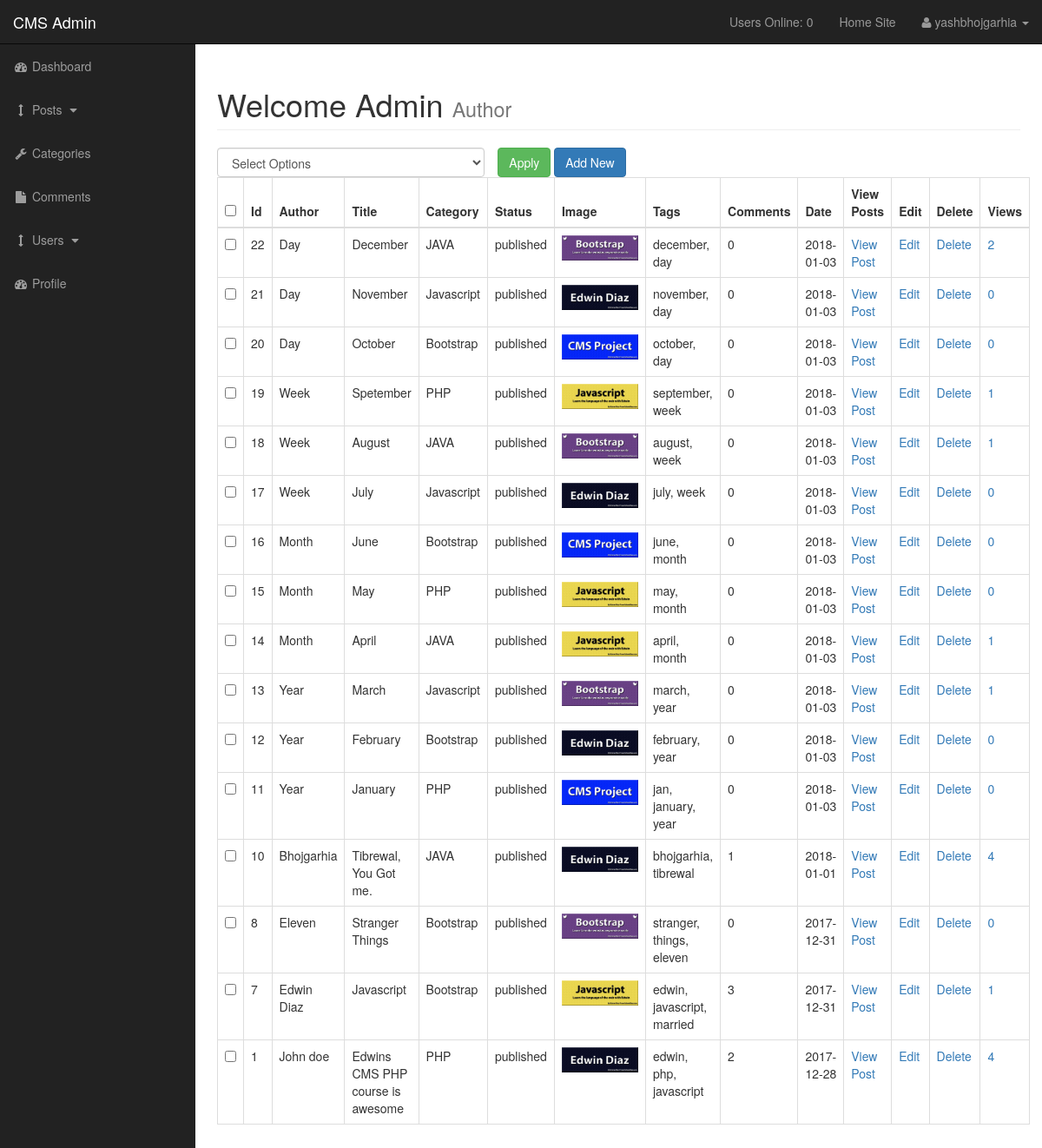
Screenshot of /admin/posts.php (signed in) with the database file from the repository.
### tables this page shows
CREATE TABLE `posts` (
  `post_id` int(3) NOT NULL,
  `post_category_id` int(3) NOT NULL,
  `post_title` varchar(225) NOT NULL,
  `post_author` varchar(255) NOT NULL,
  `post_date` date NOT NULL,
  `post_image` text NOT NULL,
  `post_content` text NOT NULL,
  `post_tags` varchar(255) NOT NULL,
  `post_comment_count` int(11) NOT NULL,
  `post_status` varchar(255) NOT NULL DEFAULT 'draft',
  `post_views_count` int(11) NOT NULL
);

CREATE TABLE `categories` (
  `cat_id` int(3) NOT NULL,
  `cat_title` varchar(255) NOT NULL
);

### admin/includes/view_all_posts.php (the view, shortened to what this page needs)
<form action="" method='post'>
<table class="table table-bordered table-hover">
   <div id="bulkOptionContainer" class="col-xs-4">
       <select name="bulk_options" id="" class="form-control">
        <option value="">Select Options</option>
       </select>
   </div>
   <div class="col-xs-4">
       <input type="submit" name="Submit" value="Apply" class="btn btn-success">
       <a href="posts.php?source=add_post" class="btn btn-primary">Add New</a>
   </div>
    <thead>
        <tr>
            <th><input type="checkbox" id="selectAllBoxes"></th>
            <th>Id</th>
            <th>Author</th>
            <th>Title</th>
            <th>Category</th>
            <th>Status</th>
            <th>Image</th>
            <th>Tags</th>
            <th>Comments</th>
            <th>Date</th>
            <th>View Posts</th>
            <th>Edit</th>
            <th>Delete</th>
            <th>Views</th>
        </tr>
    </thead>
    <tbody>
       <?php
        $query = "SELECT * FROM posts ORDER BY post_id DESC";
        $select_posts=mysqli_query($connection, $query);
        while($row=mysqli_fetch_assoc($select_posts))
        {
                 $post_id=$row['post_id'];
                 $post_author=$row['post_author'];
                 $post_title=$row['post_title'];
                 $post_category_id=$row['post_category_id'];
                 $post_status=$row['post_status'];
                 $post_image=$row['post_image'];
                 $post_tags=$row['post_tags'];
                 $post_date=$row['post_date'];
                 $post_views_count=$row['post_views_count'];
            echo "<tr>";
            ?>
            <td><input type="checkbox" class="checkBoxes" name="checkBoxArray[]" value="<?php echo $post_id; ?>"></td>
            <?php
            echo "<td>$post_id</td>";
            echo "<td>$post_author</td>";
            echo "<td>$post_title</td>";
             $query = "SELECT * FROM categories WHERE cat_id=$post_category_id";
        $select_categories_id = mysqli_query($connection, $query);
        while($row = mysqli_fetch_assoc($select_categories_id))
        {
            $cat_title = $row['cat_title'];
            echo "<td>$cat_title</td>";
        }
            echo "<td>$post_status</td>";
            echo "<td><img width='88' src='../images/$post_image' alt='image'></td>";
            echo "<td>$post_tags</td>";
            $query = "SELECT * FROM comments WHERE comment_post_id = $post_id";
            $send_comment_query = mysqli_query($connection, $query);
            $count_comments = mysqli_num_rows($send_comment_query);
            echo "<td>$count_comments</td>";
            echo "<td>$post_date</td>";
            echo "<td><a href='../post.php?p_id={$post_id}'>View Post</a></td>";
            echo "<td><a href='posts.php?source=edit_post&p_id={$post_id}'>Edit</a></td>";
            echo "<td><a onClick=\"javascript: return confirm('Are you sure, you want to delete?'); \" href='posts.php?delete={$post_id}'>Delete</a></td>";
            echo "<td><a onClick=\"javascript: return confirm('Are you sure, you want to reset?'); \" href='posts.php?reset={$post_id}'>$post_views_count</a></td>";
            echo "</tr>";
        }
        ?>
         </tbody>
</table>
</form>

### admin/css/sb-admin.css (style rules this page uses)
body { margin-top: 100px; background-color: #222; }
@media (min-width:768px) { body { margin-top: 50px; } }
#bulkOptionContainer { padding: 0px; }

### rows the page displays
posts: post_id "22", post_author "Day", post_title "December", post_status "published", post_image (picture), post_tags "december, day", count_comments "0", post_date "2018-01-03", post_views_count "2"
categories: cat_title "JAVA"
posts: post_id "21", post_author "Day", post_title "November", post_status "published", post_image (picture), post_tags "november, day", count_comments "0", post_date "2018-01-03", post_views_count "0"
categories: cat_title "Javascript"
posts: post_id "20", post_author "Day", post_title "October", post_status "published", post_image (picture), post_tags "october, day", count_comments "0", post_date "2018-01-03", post_views_count "0"
categories: cat_title "Bootstrap"
posts: post_id "19", post_author "Week", post_title "Spetember", post_status "published", post_image (picture), post_tags "september, week", count_comments "0", post_date "2018-01-03", post_views_count "1"
categories: cat_title "PHP"
posts: post_id "18", post_author "Week", post_title "August", post_status "published", post_image (picture), post_tags "august, week", count_comments "0", post_date "2018-01-03", post_views_count "1"
posts: post_id "17", post_author "Week", post_title "July", post_status "published", post_image (picture), post_tags "july, week", count_comments "0", post_date "2018-01-03", post_views_count "0"
posts: post_id "16", post_author "Month", post_title "June", post_status "published", post_image (picture), post_tags "june, month", count_comments "0", post_date "2018-01-03", post_views_count "0"
posts: post_id "15", post_author "Month", post_title "May", post_status "published", post_image (picture), post_tags "may, month", count_comments "0", post_date "2018-01-03", post_views_count "0"
posts: post_id "14", post_author "Month", post_title "April", post_status "published", post_image (picture), post_tags "april, month", count_comments "0", post_date "2018-01-03", post_views_count "1"
posts: post_id "13", post_author "Year", post_title "March", post_status "published", post_image (picture), post_tags "march, year", count_comments "0", post_date "2018-01-03", post_views_count "1"
posts: post_id "12", post_author "Year", post_title "February", post_status "published", post_image (picture), post_tags "february, year", count_comments "0", post_date "2018-01-03", post_views_count "0"
posts: post_id "11", post_author "Year", post_title "January", post_status "published", post_image (picture), post_tags "jan, january, year", count_comments "0", post_date "2018-01-03", post_views_count "0"
posts: post_id "10", post_author "Bhojgarhia", post_title "Tibrewal, You Got me.", post_status "published", post_image (picture), post_tags "bhojgarhia, tibrewal", count_comments "1", post_date "2018-01-01", post_views_count "4"
posts: post_id "8", post_author "Eleven", post_title "Stranger Things", post_status "published", post_image (picture), post_tags "stranger, things, eleven", count_comments "0", post_date "2017-12-31", post_views_count "0"
posts: post_id "7", post_author "Edwin Diaz", post_title "Javascript", post_status "published", post_image (picture), post_tags "edwin, javascript, married", count_comments "3", post_date "2017-12-31", post_views_count "1"
posts: post_id "1", post_author "John doe", post_title "Edwins CMS PHP course is awesome", post_status "published", post_image (picture), post_tags "edwin, php, javascript", count_comments "2", post_date "2017-12-28", post_views_count "4"

### other values shown
users_online() "0"
$_SESSION['username'] "yashbhojgarhia"
